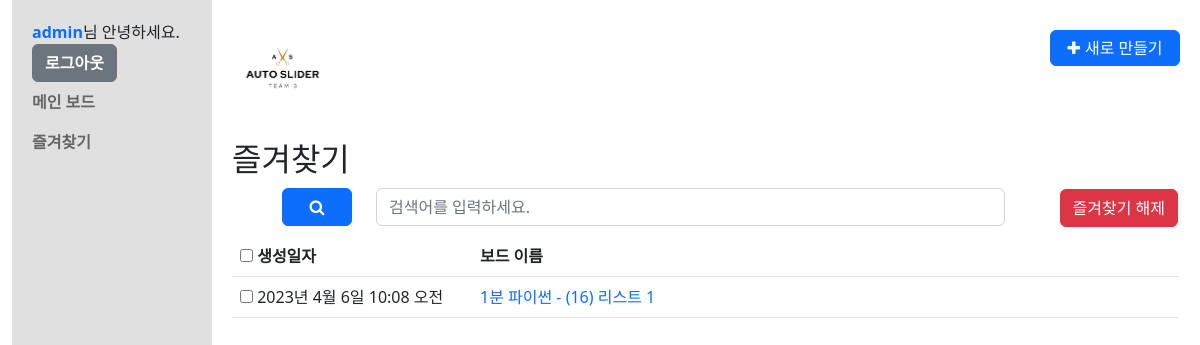
The app's page /favorite/ (signed in) with its own data.
### common/models.py (models this page shows, shortened)
class CustomUser(AbstractUser):
    nickname = models.CharField(max_length=20, default='')
    phone_regex = RegexValidator(regex=r'^01([0|1|6|7|8|9])-?([0-9]{3,4})-?([0-9]{4})$') # 정규식 011-123-4567 혹은 010-1234-5678 기준
    phone = models.CharField(validators=[phone_regex], max_length=13, unique=True, verbose_name='phone', null=False, blank=False) # 010-1234-5678 기준 갯수
    USERNAME_FIELD = 'username'
    REQUIRED_FIELDS = ['phone', 'nickname', 'email']
    first_name = None
    last_name = None

### boards/models.py (models this page shows, shortened)
class Board(models.Model):
    input_type_choices = [
        ('input_text', '텍스트 요약'),
        ('input_youtube', 'Youtube 영상 링크 입력'),
        ('input_video', '영상 파일 업로드')
    ]
    title = models.TextField(blank=True)
    input_type = models.TextField(choices=input_type_choices, null=True)
    input_text = models.TextField(blank=True, null=True)
    input_youtube = models.TextField(blank=True, null=True)
    input_video = models.FileField(upload_to='videos/', blank=True, null=True)
    total_text = models.TextField(blank=True, null=True)
    summary_text = models.TextField(blank=True, null=True)
    timeline_text = models.TextField(blank=True, null=True)
    user_id = models.ForeignKey(CustomUser, on_delete=models.CASCADE)
    note = models.TextField(blank=True, null=True)
    favorite = models.BooleanField(default=False)
    created_at = models.DateTimeField(auto_now_add=True)
    updated_at = models.DateTimeField(auto_now=True)

### boards/views.py (the view, shortened to what this page needs)
# urls.py: path('favorite/', views.FavoriteBoardListView.as_view(), name='favorite_board_list'),
class FavoriteBoardListView(BoardListView):
    def get_queryset(self):
        queryset = super().get_queryset().filter(favorite=True)
        query = self.request.GET.get('q')
        if query:
            queryset = queryset.filter(
                Q(title__icontains=query) | Q(total_text__icontains=query) | Q(summary_text__icontains=query), #  | Q(note__icontains=query)
            )
        return queryset
    def get_context_data(self, **kwargs):
        context = super().get_context_data(**kwargs)
        context['favorite_board_list'] = self.get_queryset()
        return context

### boards/views.py (called while the page is built)
    def get_queryset(self):
        query = self.request.GET.get('q')
        if query:
            return Board.objects.filter(
                Q(title__icontains=query) | Q(total_text__icontains=query) | Q(summary_text__icontains=query), # Q(note__icontains=query) |
                user_id=self.request.user.id
            )
        else:
            return Board.objects.filter(user_id=self.request.user.id)

    def get_context_data(self, **kwargs):
        context = super().get_context_data(**kwargs)
        context['board_list'] = self.get_queryset()
        return context

### templates/boards/board_list.html (shortened to what this page needs)
{% extends "base.html" %}
{% block content %}
{% load static %}
{% include "navbar.html" %}
<section class="board_list container-fluid">
  {% if  request.resolver_match.url_name == 'board_list' %}
  <h2>메인 보드</h2>
  <div class="searchSection">
    <form id="search_board_list" method="get" action="{% url 'boards:board_list' %}">
      <div class="form-group row">
        <div class="col btnarea">
          <button type="submit" form="search_board_list" class="btn btn-primary"><strong class="fa fa-search"><span class="modal hide">검색</span></strong></button>
        </div>
        <div class="col searcharea">
            <input type="text" name="q" class="form-control" placeholder="검색어를 입력하세요." value="{{ q }}">
        </div>
      </div>
    </form>
  </div>
  <div class="list_result">
    {% if board_list %}
    <form method="POST" id="user_board_list" action="{% url 'boards:board_list' %}">
      {% csrf_token %}
      {% include "form_errors.html" %}
      <div class="table-responsive">
        <table class="table table-hover">
          <thead>
            <tr>
              <th>
                <input type="checkbox" id="boards_all" name="board_ids" value="{{ board_list.all.0.id }}-{{ board_list.all.last.id }}">
                <label for="boards_all"><strong>생성일자</strong></label>
              </th>
              <th>
                <strong>보드 이름</strong>
              </th>
            </tr>
          </thead>
          <tbody>
          {% for board in board_list %}
            <tr>
              <td>
                <input type="checkbox" id="{{ board.id }}" name="board_ids" value="{{ board.id }}">
                <label for="{{ board.id }}">{{ board.created_at }}</label>
              </td>
              <td>
                <p class="board_tit"><a href="{% url 'boards:board_detail' board.id %}">{{ board.title }}</a></p>
              </td>
            </tr>
          {% endfor %}
          </tbody>
        </table>
      </div>
      <p class="btnarea"><button type="submit" form="user_board_list" class="btn btn-danger">삭제하기</button></p>
    </form>
    {% else %}
    <p class="no_result">목록이 존재하지 않습니다.</p>
    {% endif %}
  </div>
  {% elif request.resolver_match.url_name == 'favorite_board_list' %}
  <h2>즐겨찾기</h2>
  <div class="searchSection">
    <form id="search_fav_list" method="GET" action="{% url 'boards:favorite_board_list' %}">
      <div class="form-group row">
        <div class="col btnarea">
          <button type="submit" form="search_fav_list" class="btn btn-primary"><strong class="fa fa-search"><span class="modal hide">검색</span></strong></button>
        </div>
        <div class="col searcharea">
            <input type="text" name="q" class="form-control" placeholder="검색어를 입력하세요." value="{{ q }}">
        </div>
      </div>
    </form>
  </div>
  <div class="list_result">
    {% if favorite_board_list %}
    <form method="POST" id="user_fav_list" action="{% url 'boards:favorite_board_list' %}">
      <div class="table-responsive">
        <table class="table table-hover">
          <thead>
            <tr>
              <th>
                <input type="checkbox" id="boards_fav_all" name="board_fav_ids" value="{{ favorite_board_list.all.0.id }}-{{ favorite_board_list.all.last.id }}">
                <label for="boards_fav_all"><strong>생성일자</strong></label>
              </th>
              <th>
                <strong>보드 이름</strong>
              </th>
            </tr>
          </thead>
          <tbody>
          {% for board_fav in favorite_board_list %}
            <tr>
              <td>
                <input type="checkbox" id="{{ board_fav.id }}" name="board_fav_ids" value="{{ board_fav.id }}">
                <label for="{{ board_fav.id }}">{{ board_fav.created_at }}</label>
              </td>
              <td>
                <p class="board_tit"><a href="{% url 'boards:board_detail' board_fav.id %}">{{ board_fav.title }}</a></p>
              </td>
            </tr>
          {% endfor %}
          </tbody>
        </table>
      </div>
      <p class="btnarea"><button type="submit" form="user_fav_list" class="btn btn-danger">즐겨찾기 해제</button></p>
    </form>
    {% else %}
    <p class="no_result">목록이 존재하지 않습니다.</p>
    {% endif %}
  </div>
  {% endif %}
</section>
{% endblock %}

### templates/navbar.html
{% load static %}
<header class="header">
  <h1 class="logo"><img src="{% static 'img/autoslider_logo.png' %}" alt="logo"></h1>
  <ul class="btnarea">
    {% if request.resolver_match.url_name is None or request.resolver_match.url_name == 'board_list' or request.resolver_match.url_name == 'favorite_board_list' %}
      <li><button id="newBoardBtn" class="btn btn-primary"><strong class="fa fa-plus" data-toggle="modal" data-target="newBoardModal"><span>새로 만들기</span></strong></button></li>
    {% endif %}
  </ul>
</header>
<nav class="navigation navbar navbar-nav">
    <ul class="navbar-nav">
      <li class="nav-item"><a href="{% url 'common:profile' %}">{{ user.nickname }}</a>님 안녕하세요.</li>
      <li class="nav-item"><a href="{% url 'common:logout' %}" class="btn btn-secondary">로그아웃</a></li>
      <li class="nav-item"><a href="{% url 'boards:board_list' %}" class="nav-link" >메인 보드</a></li>
      <li class="nav-item"><a href="{% url 'boards:favorite_board_list' %}" class="nav-link" >즐겨찾기</a></li>
    </ul>
</nav>

### static/css/style.css (style rules this page uses)
html, body, h1, h2, h3, h4, h5, h6, dl, dt, dd, ol, ul, li, div, p, strong, span { margin: 0; padding: 0; list-style: none; }
html, body { position: relative; width: 100%; height: 100%; }
a { text-decoration: none; }
table { border-collapse: collapse; border-spacing: 0; }
.header { height: 140px; padding: 20px 0; margin: 0 0 -140px 220px; }
.header .logo { width: 100px; }
.header .logo img { display: block; width: 100%; }
.header .btnarea { position: absolute; top: 30px; right: 20px; }
.header .btnarea #newBoardBtn { padding: 5px; width: 130px; }
.header #newBoardBtn strong { color: #ffffff; }
.header #newBoardBtn strong span { padding-left: 5px; }
.navigation { position: relative; float: left; width: 200px; height: 100%; padding: 20px 20px 0; z-index:10; background-color: #E0E0E0; align-items : baseline; }
.navbar ul { clear: both; width: 100%; }
.navbar ul li a { font-weight:600; }
.board_list { padding: 140px 10px 0 220px; }
.board_list .searchSection { padding: 10px 50px; }
.board_list .searchSection .btnarea { flex: 0.05 0 0%; }
.board_list .searchSection .btnarea button { width: 70px; }
.board_list .searchSection .searcharea { flex: 0.8 0 0%; }
.board_list .list_result { position: relative; }
.list_result .btnarea { position : absolute; top: -47px; right : 0px; }
.list_result .table th:first-child { width: 240px; }

### records on screen
CustomUser: nickname "admin"
Board: created_at "2023년 4월 6일 10:08 오전", title "1분 파이썬 - (16) 리스트 1"
